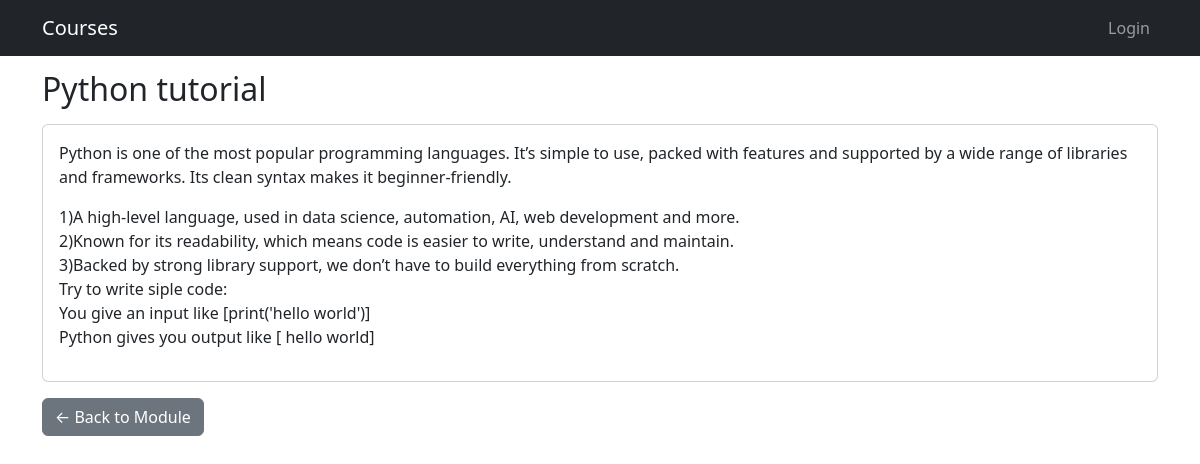
/lesson/1/, run on the app's committed database.
### classes/models.py (models this page shows, shortened)
class Lesson(models.Model):
    module = models.ForeignKey(Module, related_name='lessons', on_delete=models.CASCADE)
    title = models.CharField(max_length=200)
    content = models.TextField()

### classes/views.py (the view)
# urls.py: path('lesson/<int:pk>/', views.lesson_detail, name='lesson_detail'),
def lesson_detail(request, pk):
    lesson = get_object_or_404(Lesson, pk=pk)
    return render(request, 'courses/lesson_detail.html', {'lesson': lesson})

### classes/templates/courses/lesson_detail.html (shortened to what this page needs)
{% extends "base.html" %}
{% block content %}
<h2>{{ lesson.title }}</h2>
<div class="card mt-3">
    <div class="card-body">
        {{ lesson.content|linebreaks }}
    </div>
</div>
<a href="{% url 'module_detail' lesson.module.id %}" class="btn btn-secondary mt-3">
    ← Back to Module
</a>
{% endblock %}

### classes/templates/base.html (style rules this page uses)
body { padding-top: 70px; }

### data on the page
Lesson: title "Python tutorial", content "Python is one of the most popular programming languages. It’s simple to use, packed with features and supported by a wide range of libraries and frameworks. Its clean syntax makes it beginner-friendly. 1)A high-level language, used in data science, automation, AI, web development and more. 2)Known for its readability, which means code is easier to write, understand and maintain. 3)Backed by strong library support, we don’t have to build everything from scratch. Try to write siple code: You give an input like [print('hello world')] Python gives you output like [ hello world]"
